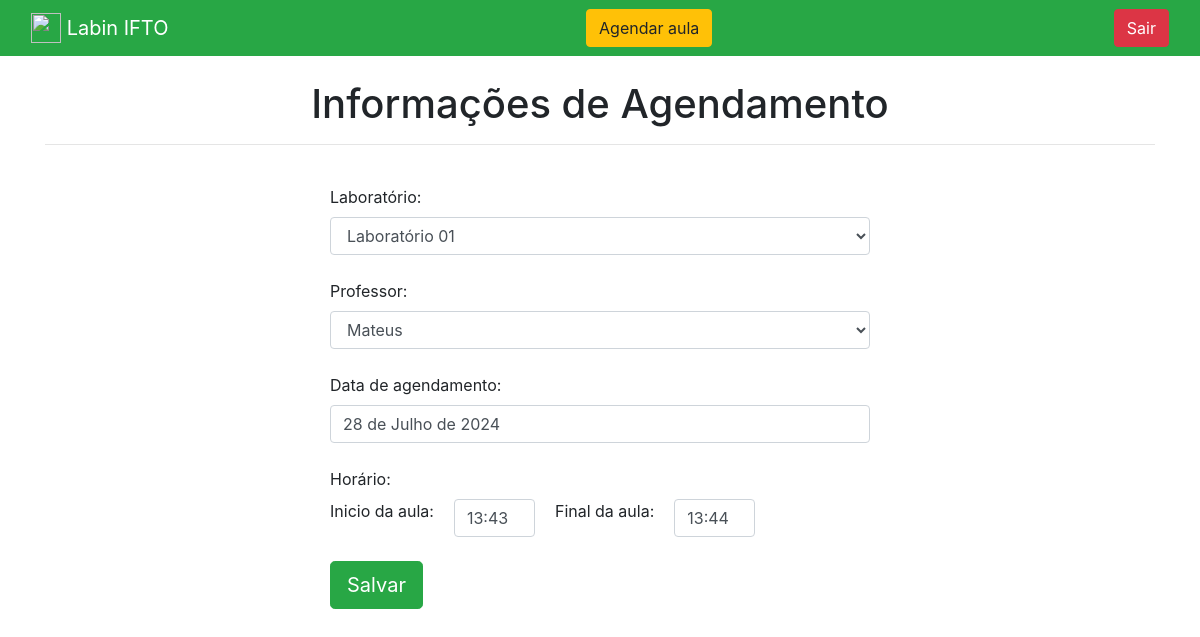
Screenshot of /agendamento/ver_agendamento/14 (signed in) with the database file from the repository.
### agendamento/models.py (models this page shows, shortened)
class Agendamentos(models.Model):
    professor = models.ForeignKey(Professores, on_delete=models.DO_NOTHING)
    laboratorio = models.ForeignKey(Laboratorios, on_delete=models.DO_NOTHING)
    data_agendamento = models.DateField()
    horario_inicio = models.TimeField()
    horario_fim = models.TimeField()
    class Meta:
        verbose_name = 'Agendamento'

### agendamento/views.py (the view)
# urls.py: path('ver_agendamento/<int:id>', views.ver_agendamento, name= 'ver_agendamento'),
def ver_agendamento(request, id):
    if request.session.get('usuario'):
        agendamento = Agendamentos.objects.get(id = id)
        laboratorio = Laboratorios.objects.all()
        professor = Professores.objects.all()
        form = AgendamentoAula()
        return render(request, 'ver_agendamento.html', {'agendamento': agendamento,
                                                        'laboratorio': laboratorio,
                                                        'professor': professor,
                                                        'usuario_logado': request.session.get('usuario'),
                                                        'form': form})
    return redirect('/auth/login/?status=2')

### agendamento/forms.py
class AgendamentoAula(forms.ModelForm):
    class Meta:
        model = Agendamentos
        fields = "__all__"
    def __init__(self, *args, **kwargs):
        super().__init__(*args, **kwargs)

### agendamento/models.py (called while the page is built)
    def __str__(self) -> str:
        return self.nome

    def __str__(self) -> str:
        return self.nome

### agendamento/templates/ver_agendamento.html (shortened to what this page needs)
{% extends "base.html" %}
{% block 'conteudo' %}
    <div class="container">
        <br>
        <h1 style="text-align: center;">Informações de Agendamento</h1>
        <hr>
        <br>
        <div class="row">
            <div class="col-md-3">
            </div>
            <div class="col-md">
                <form action="#" method="POST">
                    <label>Laboratório:</label>
                    <br>
                    <select class="form-control" name="laboratorio">
                        {% for i in laboratorio %}
                            {% if agendamento.laboratorio.nome == i.nome %}
                                <option selected>{{i}}</option>
                            {% else %}
                                <option >{{i}}</option>
                            {% endif %}
                        {% endfor %}
                    </select>
                    <br>
                    <label>Professor:</label>
                    <br>
                        <select class="form-control" name="professor">
                            {% for i in professor %}
                                {% if agendamento.professor.nome == i.nome %}
                                <option selected>{{i}}</option>
                                {% else %}
                                    <option>{{i}}</option>
                                {% endif %}
                            {% endfor %}
                        </select>
                    <br>
                    <label>Data de agendamento:</label>
                    <input class="form-control" type="text" value="{{agendamento.data_agendamento}}">
                    <br>
                    <label>Horário:</label>
                    <div style="display: flex;">
                        <label>Inicio da aula: </label>
                        <input style="width: 15%; margin: 0 20px;" class="form-control" type="text" value="{{agendamento.horario_inicio}}">
                        <label>Final da aula: </label>
                        <input style="width: 15%; margin: 0 20px;" class="form-control" type="text" value="{{agendamento.horario_fim}}">
                    </div>
                    <br>
                    <input type="submit" class="btn btn-success btn-lg" value="Salvar">
                </form>
            </div>
            <div class="col-md-3">
            </div>
        </div>
    </div>
{% endblock  %}

### rows the page displays
Agendamentos: data_agendamento "28 de Julho de 2024", horario_inicio "13:43", horario_fim "13:44"

### other values shown
form field laboratorio "Laboratório 01"
form field professor "Mateus"
